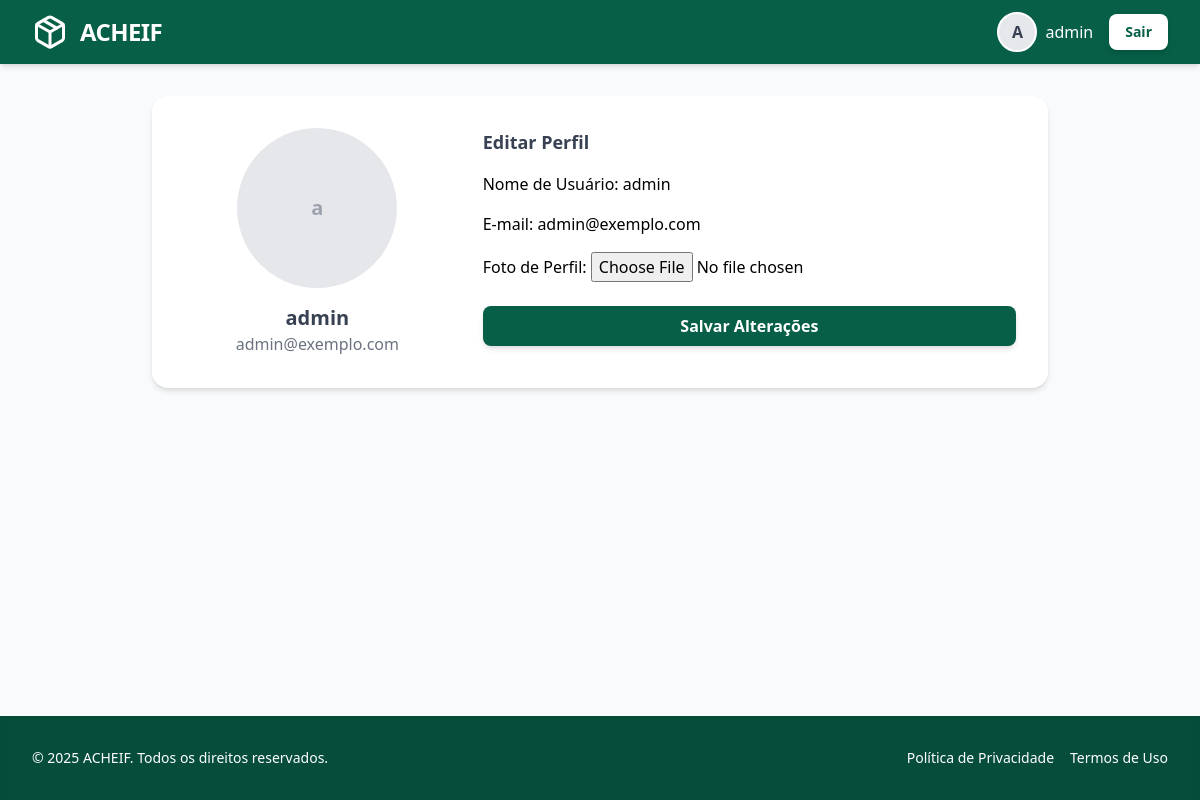
Page /usuarios/perfil/ (signed in) on the committed database.
### usuarios/models.py (models this page shows, shortened)
class UsuarioAdaptado(AbstractUser):
    cpf = models.CharField(max_length=11, unique=True, verbose_name="CPF")
    foto_perfil = models.ImageField(upload_to='perfil/', null=True, blank=True, verbose_name="Foto de Perfil")

### usuarios/views.py (the view)
# urls.py: path('perfil/', views.perfil_view, name='perfil'),
@login_required
def perfil_view(request):
    user = request.user #usuario logado
    if request.method == 'POST':
        form = PerfilForm(request.POST, request.FILES, instance=user)
        if form.is_valid():
            form.save()
            messages.success(request, 'Perfil atualizado com sucesso!')
            return redirect('usuarios:perfil')
    else:
        form = PerfilForm(instance=user)
    return render(request, 'usuarios/perfil.html', {'form': form, 'user': user})

### usuarios/forms.py
class PerfilForm(forms.ModelForm):
    class Meta:
        model = UsuarioAdaptado
        fields = ['username', 'email', 'foto_perfil']  # <-- adicionamos username
        widgets = {
            'username': forms.TextInput(attrs={'class': 'form-control', 'placeholder': 'Nome de usuário'}),
            'email': forms.EmailInput(attrs={'class': 'form-control', 'placeholder': 'seu@email.com'}),
            'foto_perfil': forms.FileInput(attrs={'class': 'form-control'}),
        }
        labels = {
            'username': 'Nome de Usuário',
            'email': 'E-mail',
            'foto_perfil': 'Foto de Perfil',
        }

### usuarios/templates/usuarios/perfil.html (shortened to what this page needs)
{% extends 'base_usuarios.html' %}
{% load widget_tweaks %}
{% load static %}
{% block content %}
<div class="max-w-4xl mx-auto bg-white rounded-2xl shadow-md p-8 flex flex-col md:flex-row gap-8">
    <div class="flex flex-col items-center md:w-1/3">
        {% if user.foto_perfil %}
            <img src="{{ user.foto_perfil.url }}" alt="Foto de Perfil" class="w-40 h-40 rounded-full object-cover shadow-md mb-4">
        {% else %}
            <div class="w-40 h-40 rounded-full bg-gray-200 flex items-center justify-center text-gray-400 text-xl font-bold mb-4">
                {{ user.username|slice:":1" }}
            </div>
        {% endif %}
        <h2 class="text-xl font-bold text-gray-700">{{ user.username }}</h2>
        <p class="text-gray-500">{{ user.email }}</p>
    </div>
    <div class="md:w-2/3">
        <h3 class="text-lg font-semibold text-gray-700 mb-4">Editar Perfil</h3>
        <form method="post" enctype="multipart/form-data" class="flex flex-col gap-4">
            <div>
                <label for="{{ form.username.id_for_label }}" class="form-label required-field">Nome de Usuário: </label>
                {{ form.username|add_class:"form-control" }}
            </div>
            <div>
                <label for="{{ form.email.id_for_label }}" class="form-label required-field">E-mail: </label>
                {{ form.email|add_class:"form-control" }}
            </div>
            <div>
                <label for="{{ form.foto_perfil.id_for_label }}" class="form-label">Foto de Perfil: </label>
                {{ form.foto_perfil|add_class:"form-control" }}
            </div>
            <button type="submit" class="bg-emerald-800 text-white font-bold px-6 py-2 rounded-lg shadow-md hover:bg-emerald-700 transition mt-2">
                Salvar Alterações
            </button>
        </form>
    </div>
</div>
{% endblock %}

### templates/base_usuarios.html (shortened to what this page needs)
{% load static %}
<!DOCTYPE html>
<html lang="pt-BR">
<head>
    <script src="https://cdn.tailwindcss.com"></script>
    <link rel="stylesheet" href="{% static 'css/style.css' %}">
</head>
<body class="min-h-screen flex flex-col bg-gray-50 font-sans">
    <header class="bg-emerald-800 text-white shadow-md sticky top-0 z-50">
        <div class="max-w-7xl mx-auto px-4 sm:px-6 lg:px-8">
            <div class="flex items-center justify-between h-16">
                <a class="flex items-center gap-3 hover:opacity-90 transition">
                    <h1 class="text-2xl font-extrabold tracking-tight text-white">ACHEIF</h1>
                </a>
                {% if user.is_authenticated %}
                <div class="flex items-center gap-4">
                    <a href="{% url 'usuarios:perfil' %}" class="flex items-center gap-2 hover:opacity-90 transition">
                        {% if user.foto_perfil %}
                            <img src="{{ user.foto_perfil.url }}" alt="Foto de Perfil" class="w-10 h-10 rounded-full object-cover border-2 border-white">
                        {% else %}
                            <div class="w-10 h-10 rounded-full bg-gray-200 flex items-center justify-center text-gray-700 font-bold border-2 border-white">
                                {{ user.username|slice:":1"|upper }}
                            </div>
                        {% endif %}
                        <span class="text-white font-medium">{{ user.username }}</span>
                    </a>
                    <form method="post" action="{% url 'usuarios:logout' %}">
                        <button type="submit" class="bg-white text-emerald-800 font-bold px-4 py-2 rounded-lg shadow-md hover:bg-gray-100 transition text-sm">
                            Sair
                        </button>
                    </form>
                </div>
                {% endif %}
            </div>
        </div>
    </header>
    <main class="flex-1 px-4 sm:px-6 lg:px-8 py-8">
        {% block content %}{% endblock %}
    </main>
    <footer class="bg-emerald-900 text-white py-8 mt-auto shadow-inner">
        <div class="max-w-7xl mx-auto px-4 sm:px-6 lg:px-8 flex flex-col md:flex-row justify-between items-center gap-4">
            <p class="text-sm">&copy; {% now "Y" %} ACHEIF. Todos os direitos reservados.</p>
            <div class="flex gap-4">
                <a href="#" class="hover:text-gray-300 transition text-sm font-medium">Política de Privacidade</a>
                <a href="#" class="hover:text-gray-300 transition text-sm font-medium">Termos de Uso</a>
            </div>
        </div>
    </footer>
</body>
</html>

### objetos/templates/objetos/static/style.css (style rules this page uses)
body { font-family: system-ui, -apple-system, BlinkMacSystemFont, "Segoe UI", Roboto, sans-serif; background-color: #f9fafb; }

### rows in the picture
UsuarioAdaptado: username "A", username "admin", username "a", email "admin@exemplo.com"
